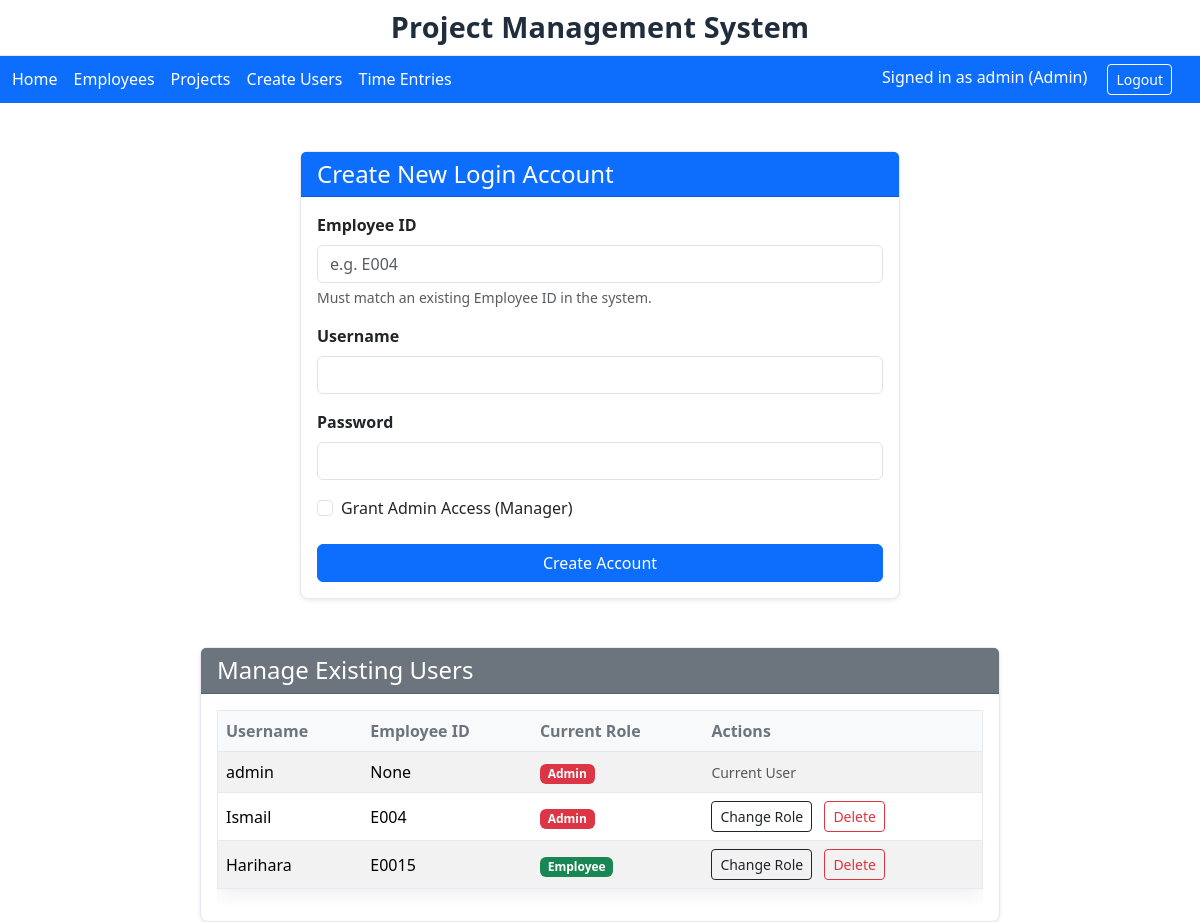
The app's page /create-users (signed in) with its own data.
### app.py (models this page shows, shortened)
class User(db.Model):
    username = db.Column(db.String, primary_key=True)
    password_hash = db.Column(db.String, nullable=False)
    is_admin = db.Column(db.Boolean, default=False)
    employee_id = db.Column(db.String, db.ForeignKey('employee.id'))

### app.py (the view)
@app.route('/create-users')
@login_required
@admin_required
def create_users_page():
    users = User.query.all()
    return render_template('create_users.html', users=users)

### app.py (called while the page is built)
def login_required(view_func):
    @wraps(view_func)
    def wrapper(*args, **kwargs):
        if 'user' not in session:
            if request.path.startswith('/api/'): return jsonify({'error': 'Unauthorized'}), 401
            return redirect(url_for('login', next=request.path))
        return view_func(*args, **kwargs)
    return wrapper

def admin_required(view_func):
    @wraps(view_func)
    def wrapper(*args, **kwargs):
        if not session.get('is_admin'):
            if request.path.startswith('/api/'): return jsonify({'error': 'Forbidden'}), 403
            return redirect(url_for('time_entries_page'))
        return view_func(*args, **kwargs)
    return wrapper

### templates/create_users.html (shortened to what this page needs)
{% extends "layout.html" %}
{% block content %}
<div class="d-flex flex-column align-items-center">
    <div class="card shadow-sm mb-5" style="width: 100%; max-width: 600px; margin-top: 2rem;">
        <div class="card-header bg-primary text-white">
            <h4 class="mb-0">Create New Login Account</h4>
        </div>
        <div class="card-body">
            <form id="createUserForm">
                <div class="mb-3">
                    <label for="employee_id" class="form-label fw-bold">Employee ID</label>
                    <input type="text" class="form-control" id="employee_id" name="employee_id" placeholder="e.g. E004"
                        required>
                    <div class="form-text">Must match an existing Employee ID in the system.</div>
                </div>
                <div class="mb-3">
                    <label for="username" class="form-label fw-bold">Username</label>
                    <input type="text" class="form-control" id="username" name="username" required>
                </div>
                <div class="mb-3">
                    <label for="password" class="form-label fw-bold">Password</label>
                    <input type="password" class="form-control" id="password" name="password" required>
                </div>
                <div class="mb-4 form-check">
                    <input type="checkbox" class="form-check-input" id="is_admin" name="is_admin">
                    <label class="form-check-label" for="is_admin">Grant Admin Access (Manager)</label>
                </div>
                <div class="d-grid">
                    <button type="submit" class="btn btn-primary">Create Account</button>
                </div>
            </form>
        </div>
    </div>
    <div class="card shadow-sm" style="width: 100%; max-width: 800px;">
        <div class="card-header bg-secondary text-white">
            <h4 class="mb-0">Manage Existing Users</h4>
        </div>
        <div class="card-body">
            <div class="table-responsive">
                <table class="table table-striped table-hover align-middle">
                    <thead class="table-light">
                        <tr>
                            <th>Username</th>
                            <th>Employee ID</th>
                            <th>Current Role</th>
                            <th>Actions</th>
                        </tr>
                    </thead>
                    <tbody>
                        {% for user in users %}
                        <tr>
                            <td>{{ user.username }}</td>
                            <td>{{ user.employee_id }}</td>
                            <td id="role-label-{{ user.username }}">
                                {% if user.is_admin %}
                                <span class="badge bg-danger">Admin</span>
                                {% else %}
                                <span class="badge bg-success">Employee</span>
                                {% endif %}
                            </td>
                            <td>
                                {% if user.username == session.get('user') %}
                                <span class="text-muted small">Current User</span>
                                {% else %}
                                <button class="btn btn-sm btn-outline-dark" onclick="toggleRole('{{ user.username }}')">
                                    Change Role
                                </button>
                                <button class="btn btn-sm btn-outline-danger ms-2"
                                    onclick="deleteUser('{{ user.username }}')">
                                    Delete
                                </button>
                                {% endif %}
                            </td>
                        </tr>
                        {% endfor %}
                    </tbody>
                </table>
            </div>
        </div>
    </div>
</div>
{% endblock %}

### templates/layout.html (shortened to what this page needs)
<!doctype html>
<html lang="en">
<head>
  <link href="https://cdn.jsdelivr.net/npm/bootstrap@5.3.3/dist/css/bootstrap.min.css" rel="stylesheet">
  <link href="{{ url_for('static', filename='style.css') }}" rel="stylesheet">
</head>
{% set on_login = (request.endpoint == 'login') %}
<body>
  <div class="title-strip">
    <div class="container page-wrap">
      <h1 class="global-title">Project Management System</h1>
    </div>
  </div>
  <div class="topbar py-2">
    <div class="container page-wrap d-flex align-items-center justify-content-between">
      {% if on_login %}
      <div></div>
      <div class="right"><a class="btn btn-outline-light btn-sm" href="{{ url_for('login') }}">Login</a></div>
      {% else %}
      <div class="left d-flex align-items-center">
        <a href="/">Home</a>
        {% if session.get('is_admin') %}
        <a href="/employees">Employees</a>
        <a href="/projects">Projects</a>
        <a href="{{ url_for('create_users_page') }}">Create Users</a>
        {% endif %}
        <a href="/time-entries">Time Entries</a>
      </div>
      <div class="right">
        {% if session.get('user') %}
        <span class="me-3">Signed in as {{ session.get('user') }}{% if session.get('is_admin') %} (Admin){% endif
          %}</span>
        <a class="btn btn-outline-light btn-sm" href="{{ url_for('logout') }}">Logout</a>
        {% else %}
        <a class="btn btn-outline-light btn-sm" href="{{ url_for('login') }}">Login</a>
        {% endif %}
      </div>
      {% endif %}
    </div>
  </div>
  <div class="container page-wrap content-wrap">
    {% block content %}{% endblock %}
  </div>
</body>
</html>

### static/style.css (style rules this page uses)
:root { --topbar: #0d6efd; --topbar-text: #fff; --bg: #ffffff; --ink: #1f2d3d; --muted: #6c757d; --surface: #fff; --border: #e6e9f2; --shadow: 0 6px 18px rgba(31, 45, 61, .08); }
html, body { background: var(--bg); color: var(--ink); font-family: system-ui, -apple-system, "Segoe UI", Roboto, "Helvetica Neue", Arial, "Noto Sans", "Liberation Sans", sans-serif; }
.container.page-wrap { max-width: 1200px; }
.title-strip { background: #fff; border-bottom: 1px solid var(--border); }
.title-strip .global-title { font-size: 1.8rem; font-weight: 800; letter-spacing: .2px; text-align: center; padding: 10px 0; margin: 0; }
.topbar { background: var(--topbar); color: var(--topbar-text); }
.topbar a { color: var(--topbar-text); text-decoration: none; margin-right: 16px; }
.topbar .right .btn { border-color: #fff; color: #fff; }
.content-wrap { padding-top: 16px; }
.card, .table, .modal-content { border: 1px solid var(--border); box-shadow: var(--shadow); border-radius: .5rem; }
.table thead th { color: var(--muted); font-weight: 600; border-bottom: 1px solid var(--border) !important; }
.table td, .table th { vertical-align: middle; }

### records on screen
User: get "admin", username "admin", employee_id "None", is_admin "Admin", shows "Current User"
User: username "Ismail", employee_id "E004", is_admin "Admin"
User: username "Harihara", employee_id "E0015", is_admin "Employee"
